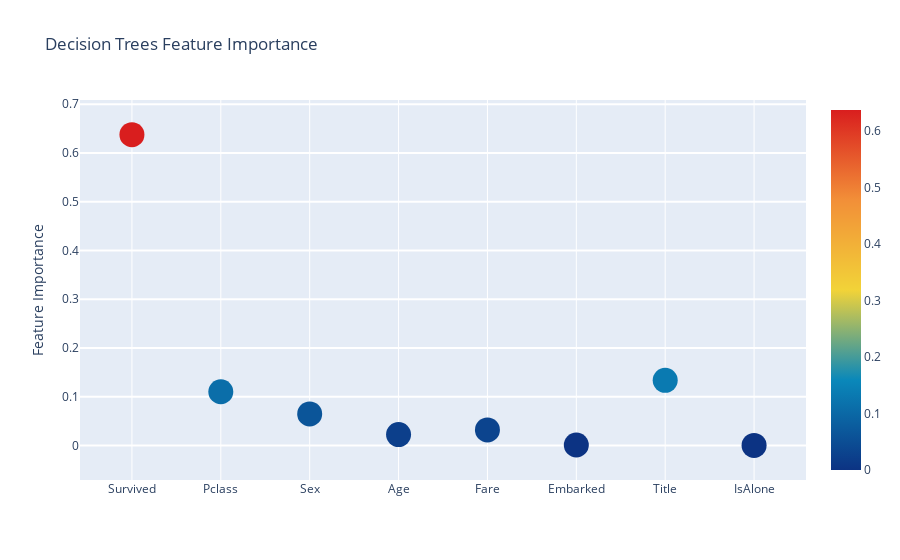

The cell this chart's notebook holds for it:
### Code cell
# Scatter plot 
trace = go.Scatter(
    y = feature_dataframe['Decision Trees feature importances'].values,
    x = feature_dataframe['features'].values,
    mode='markers',
    marker=dict(
        sizemode = 'diameter',
        sizeref = 1,
        size = 25,
#       size= feature_dataframe['AdaBoost feature importances'].values,
        #color = np.random.randn(500), #set color equal to a variable
        color = feature_dataframe['Decision Trees feature importances'].values,
        colorscale='Portland',
        showscale=True
    ),
    text = feature_dataframe['features'].values
)
data = [trace]

layout= go.Layout(
    autosize= True,
    title= 'Decision Trees Feature Importance',
    hovermode= 'closest',
#     xaxis= dict(
#         title= 'Pop',
#         ticklen= 5,
#         zeroline= False,
#         gridwidth= 2,
#     ),
    yaxis=dict(
        title= 'Feature Importance',
        ticklen= 5,
        gridwidth= 2
    ),
    showlegend= False
)
fig = go.Figure(data=data, layout=layout)
py.iplot(fig,filename='scatter2010')

### Figure 1 — Plotly figure (JSON) as saved in the notebook; plotly's stock layout.template omitted (floating-point values rounded to 4 significant figures)
{"data": [{"marker": {"color": [0.6375, 0.11, 0.06459, 0.0221, 0.03165, 0.0008438, 0.1334, 2.085e-05], "colorscale": [[0, "rgb(12,51,131)"], [0.25, "rgb(10,136,186)"], [0.5, "rgb(242,211,56)"], [0.75, "rgb(242,143,56)"], [1, "rgb(217,30,30)"]], "showscale": true, "size": 25, "sizemode": "diameter", "sizeref": 1}, "mode": "markers", "text": ["Survived", "Pclass", "Sex", "Age", "Fare", "Embarked", "Title", "IsAlone"], "type": "scatter", "x": ["Survived", "Pclass", "Sex", "Age", "Fare", "Embarked", "Title", "IsAlone"], "y": [0.6375, 0.11, 0.06459, 0.0221, 0.03165, 0.0008438, 0.1334, 2.085e-05]}], "layout": {"autosize": true, "hovermode": "closest", "showlegend": false, "title": {"text": "Decision Trees Feature Importance"}, "yaxis": {"gridwidth": 2, "ticklen": 5, "title": {"text": "Feature Importance"}}}}
